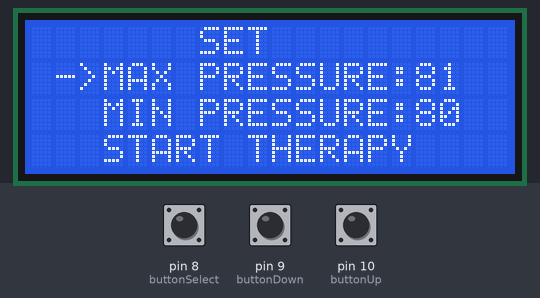
The sketch below on a simulated Arduino Uno, built with avr-gcc and run on an emulated ATmega328P. Shown: 20×4 character LCD. The test bench sets the inputs (shaded band); at power-on: pin 9 (buttonDown) HIGH, pin 8 (buttonSelect) HIGH, pin 10 (buttonUp) HIGH. What the sketch prints to the serial monitor is not drawn.

Above: at 3.6 s.
3.7 s: pin 9 (buttonDown) pulled LOW for 1 s
At 4.32 s:
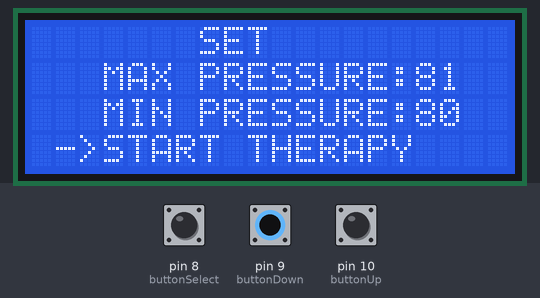
6.2 s: pin 8 (buttonSelect) pulled LOW for 3.2 s
At 6.51 s:
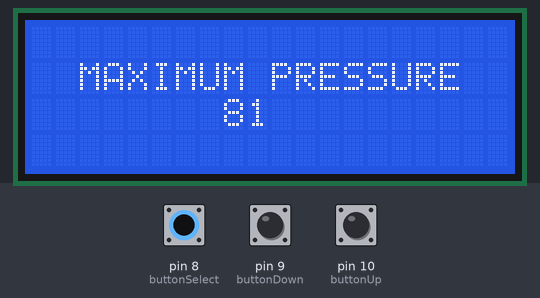
10.9 s: pin 8 (buttonSelect) pulled LOW for 0.15 s
12.6 s: pin 10 (buttonUp) pulled LOW for 1 s
At 13.46 s:
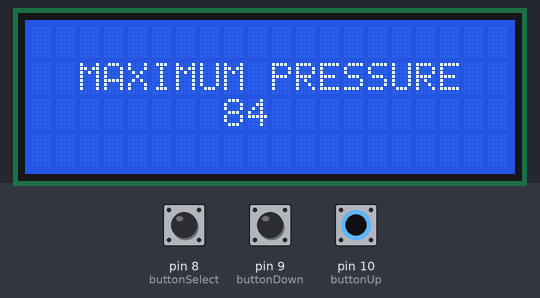
15.1 s: pin 10 (buttonUp) pulled LOW for 0.15 s
At 16.0 s:
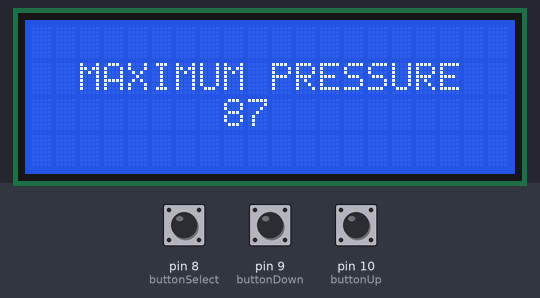
16.9 s: pin 9 (buttonDown) pulled LOW for 3.2 s
At 18.8 s:
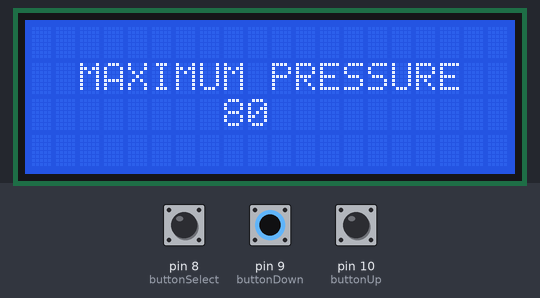
Timing chart, 0 to 20.3 s (numbered marks = the images above; inputs shaded):
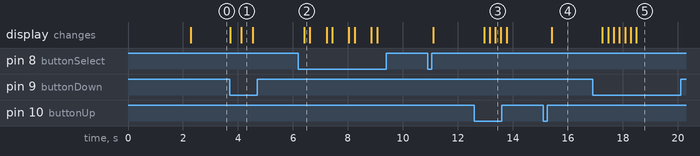

The sketch:

firstIterationWoundHealing.ino
```cpp
// include the library code:
#include <LiquidCrystal.h>
const int rs = 12, en = 11, d4 = 5, d5 = 4, d6 = 3, d7 = 2;
LiquidCrystal lcd(rs, en, d4, d5, d6, d7);

String menuItems[][3] = {{" ->MAX PRESSURE", "   MIN PRESSURE", "   START THERAPY"},{"   MAX PRESSURE", " ->MIN PRESSURE", "   START THERAPY"},{"   MAX PRESSURE", "   MIN PRESSURE", " ->START THERAPY"}};
int maxPressure =81;
int minPressure =80;

#define buttonSelect 8
#define buttonDown 9
#define buttonUp 10

int currentItem =0;

void setup() {
  pinMode(buttonUp, INPUT_PULLUP);
  pinMode(buttonDown, INPUT_PULLUP);
  pinMode(buttonSelect, INPUT_PULLUP);

  // set up the LCD's number of columns and rows:
  lcd.begin(20, 4);
  // Print a message to the LCD.
  lcd.setCursor(1, 1);
  lcd.print("  WOUND THERAPY");
  lcd.setCursor(1, 2);
  lcd.print("     DEVICE");
  delay(2200);
  updateMenu();
  Serial.begin(9600);
}

void loop() {

   if(digitalRead(buttonDown) == LOW){
    //we step the values 3 units higher to avoid a negative number.
    currentItem++;
    currentItem= ((currentItem %3) + 3)%3;
    updateMenu();
    Serial.println(currentItem);
    delay(200); //debounce
  }

   if(digitalRead(buttonUp) == LOW){
    currentItem--;
    currentItem= ((currentItem %3) + 3)%3;
    updateMenu();
    Serial.println(currentItem);
    delay(200); //debounce
    }

   if(digitalRead(buttonSelect)== LOW){
    delay(200);
    if (currentItem==0){
       setMaxPressure();
    }

     if (currentItem==1){
       setMinPressure();
    }


    delay(200); //debounce
  }

}

void updateMenu(){
  lcd.clear();
  lcd.setCursor(0,0);
  lcd.print("       SET");
  //max pressure
  lcd.setCursor(0, 1);
  lcd.print(menuItems[currentItem][0]+":"+maxPressure);
  //min pressure
  lcd.setCursor(0, 2);
  lcd.print(menuItems[currentItem][1]+":"+minPressure);
  //start therapy button
  lcd.setCursor(0,3);
  lcd.print(menuItems[currentItem][2]);
  delay(200);
  }

void setMaxPressure(){
    int status=1;
    while(status){
      lcd.clear();
      lcd.setCursor(0,1);
      lcd.print("  MAXIMUM PRESSURE");
      lcd.setCursor(8,2);
      lcd.print(maxPressure);

      if(digitalRead(buttonUp)==LOW && maxPressure<=130){
        maxPressure+=1;
      }
      if(digitalRead(buttonDown)==LOW && maxPressure>minPressure){
        maxPressure-=1;
      }
      if(digitalRead(buttonSelect)==LOW){
        status=0;
      }

      //to prevent screen flicker and for button debounces
      delay(200);
     }
     updateMenu();
  }

void setMinPressure(){
    int status=1;
    while(status){
      lcd.clear();
      lcd.setCursor(0,1);
      lcd.print("  MINIMUM PRESSURE");
      lcd.setCursor(8,2);
      lcd.print(minPressure);

      if(digitalRead(buttonUp)==LOW && minPressure<maxPressure){
        minPressure+=1;
      }
      if(digitalRead(buttonDown)==LOW && minPressure>=80){
        maxPressure-=1;
      }
      if(digitalRead(buttonSelect)==LOW){
        status=0;
      }

      //to prevent screen flicker and for button debounces
      delay(200);
     }
     updateMenu();
  }
```

Measured:
- after the input at 3.7 s, the display: first changes at once (image 1 shows a later state)
- after the input at 6.2 s, the display: changes after 0.21 s (image 2)
- after the input at 12.6 s, the display: first changes after 0.35 s (image 3 shows a later state)
- after the input at 15.1 s, the display: changes after 0.31 s (image 4)
- after the input at 16.9 s, the display: first changes after 0.36 s (image 5 shows a later state)
- what the display in image 1 shows lasts 0.4 s, from 4.1 s to 4.5 s
